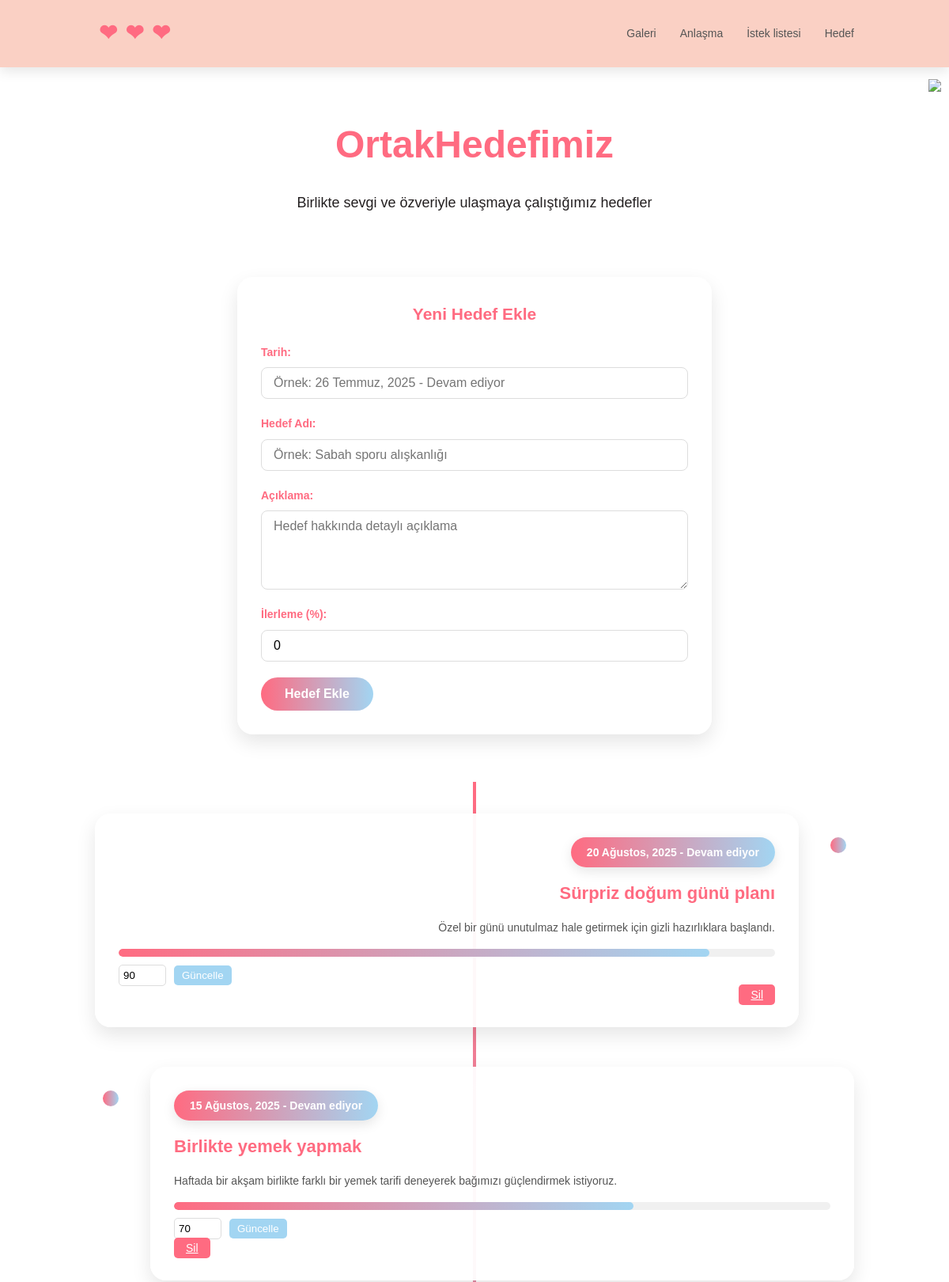
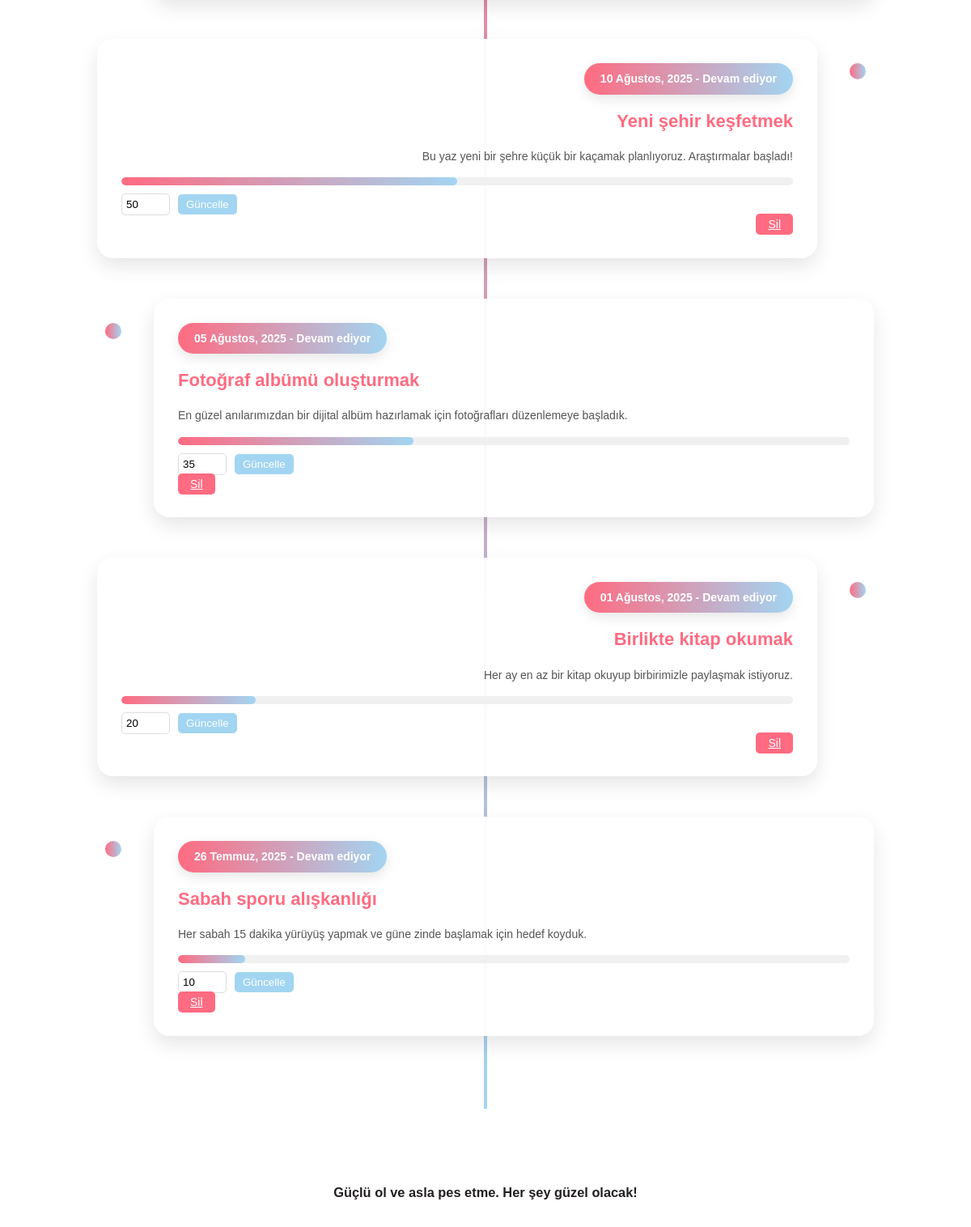
The page /hedef.php on the database its author committed (2 pictures, top to bottom).
### tables this page shows
CREATE TABLE goals (
    id INT AUTO_INCREMENT PRIMARY KEY,
    timeline_date VARCHAR(100) NOT NULL,
    timeline_title VARCHAR(255) NOT NULL,
    timeline_description TEXT,
    progress_bar INT CHECK (progress_bar >= 0 AND progress_bar <= 100)
);

### hedef.php (the view, shortened to what this page needs)
<?php
require_once 'conn.php';
try {
    $sql = "SELECT * FROM goals ORDER BY id DESC";
    $stmt = $pdo->query($sql);
    $goals = $stmt->fetchAll(PDO::FETCH_ASSOC);
} catch (PDOException $e) {
    die("Ошибка получения данных: " . $e->getMessage());
}
?>
    <?php include 'header.php'; ?>
    <section class="purpose-hero">
        <div class="container">
            <h1>Ortak<span class="heart">Hedefimiz</span></h1>
            <p>Birlikte sevgi ve özveriyle ulaşmaya çalıştığımız hedefler</p>
        </div>
    </section>
    <section class="container">
        <form class="add-goal-form" method="post" action="<?php echo htmlspecialchars($_SERVER['PHP_SELF']); ?>">
            <h2 style="color: #ff6b81; text-align: center; margin-bottom: 20px;">Yeni Hedef Ekle</h2>
            <div class="form-group">
                <label for="timeline_date">Tarih:</label>
                <input type="text" id="timeline_date" name="timeline_date" required placeholder="Örnek: 26 Temmuz, 2025 - Devam ediyor">
            </div>
            <div class="form-group">
                <label for="timeline_title">Hedef Adı:</label>
                <input type="text" id="timeline_title" name="timeline_title" required placeholder="Örnek: Sabah sporu alışkanlığı">
            </div>
            <div class="form-group">
                <label for="timeline_description">Açıklama:</label>
                <textarea id="timeline_description" name="timeline_description" required placeholder="Hedef hakkında detaylı açıklama"></textarea>
            </div>
            <div class="form-group">
                <label for="progress_bar">İlerleme (%):</label>
                <input type="number" id="progress_bar" name="progress_bar" min="0" max="100" required value="0">
            </div>
            <button type="submit" class="submit-btn" name="add_goal">Hedef Ekle</button>
        </form>
    </section>
    <section class="container">
        <div class="purpose-timeline">
            <?php if (count($goals) > 0): ?>
                <?php
                foreach($goals as $row):
                ?>
                <div class="timeline-item">
                    <div class="timeline-content">
                        <div class="timeline-date"><?php echo htmlspecialchars($row["timeline_date"]); ?></div>
                        <h3 class="timeline-title"><?php echo htmlspecialchars($row["timeline_title"]); ?></h3>
                        <p class="timeline-description"><?php echo htmlspecialchars($row["timeline_description"]); ?></p>
                        <div class="progress-container">
                            <div class="progress-bar" style="width: <?php echo $row["progress_bar"]; ?>%"></div>
                        </div>
                        <form class="progress-form" method="post" action="<?php echo htmlspecialchars($_SERVER['PHP_SELF']); ?>">
                            <input type="number" name="progress" min="0" max="100" value="<?php echo $row["progress_bar"]; ?>" class="progress-input">
                            <button type="submit" class="update-btn" name="update_progress">Güncelle</button>
                        </form>
                        <a href="?delete=<?php echo $row["id"]; ?>" class="delete-btn" onclick="return confirm('Bu hedefi silmek istediğinize emin misiniz?')">Sil</a>
                    </div>
                </div>
                <?php endforeach; ?>
            <?php else: ?>
                <p style="text-align: center; color: #ff6b81;">Henüz hedef eklenmemiş.</p>
            <?php endif; ?>
        </div>
    </section>
    <?php include 'footer.php'; ?>

### index_files/default.css (style rules this page uses)
body { margin:0;padding:0;background:rgba(255, 255, 255, 0.9);font-size:14px;font-family:'微软雅黑','宋体',sans-serif;color:#231F20;overflow:auto }
a { color:#000;font-size:14px; }

### hedef.php (style rules this page uses)
* { margin: 0; padding: 0; box-sizing: border-box; font-family: 'Arial', sans-serif; }
body { background: rgba(255, 255, 255, 0.9); color: #333; line-height: 1.6; }
.container { max-width: 1000px; margin: 0 auto; padding: 0 20px; }
.heart { color: #ff6b81; }
.purpose-hero { text-align: center; padding: 60px 0 40px; }
.purpose-hero h1 { font-size: 48px; color: #ff6b81; margin-bottom: 20px; }
.purpose-hero p { font-size: 18px; max-width: 600px; margin: 0 auto; }
.purpose-timeline { position: relative; padding: 40px 0; margin: 60px 0; }
.purpose-timeline::before { content: ''; position: absolute; top: 0; left: 50%; transform: translateX(-50%); width: 4px; height: 100%; background: linear-gradient(to bottom, #ff6b81, #a2d5f2); }
.timeline-item { position: relative; margin-bottom: 50px; width: 100%; }
.timeline-item:nth-child(odd) { padding-right: 50%; text-align: right; padding-right: 70px; }
.timeline-item:nth-child(even) { padding-left: 50%; text-align: left; padding-left: 70px; }
.timeline-content { background-color: rgba(255, 255, 255, 0.95); border-radius: 20px; padding: 30px; box-shadow: 0 10px 25px rgba(0, 0, 0, 0.1); position: relative; transition: transform 0.3s; }
.timeline-content::before { content: ''; position: absolute; width: 20px; height: 20px; background: linear-gradient(to right, #ff6b81, #a2d5f2); border-radius: 50%; top: 30px; }
.timeline-item:nth-child(odd) .timeline-content::before { right: -60px; }
.timeline-item:nth-child(even) .timeline-content::before { left: -60px; }
.timeline-date { display: inline-block; background: linear-gradient(to right, #ff6b81, #a2d5f2); color: white; padding: 8px 20px; border-radius: 50px; font-weight: bold; margin-bottom: 15px; box-shadow: 0 5px 15px rgba(0, 0, 0, 0.1); }
.timeline-title { font-size: 22px; color: #ff6b81; margin-bottom: 15px; }
.timeline-description { color: #555; margin-bottom: 10px; }
.progress-container { width: 100%; height: 10px; background-color: #f0f0f0; border-radius: 5px; margin-top: 15px; overflow: hidden; }
.progress-bar { height: 100%; background: linear-gradient(to right, #ff6b81, #a2d5f2); border-radius: 5px; transition: width 0.5s; }
.add-goal-form { background-color: rgba(255, 255, 255, 0.9); border-radius: 20px; padding: 30px; margin: 40px auto; max-width: 600px; box-shadow: 0 10px 25px rgba(0, 0, 0, 0.1); }
.form-group { margin-bottom: 20px; }
.form-group label { display: block; margin-bottom: 8px; color: #ff6b81; font-weight: bold; }
.form-group input, .form-group textarea, .form-group select { width: 100%; padding: 10px 15px; border: 1px solid #ddd; border-radius: 8px; font-size: 16px; }
.form-group textarea { height: 100px; resize: vertical; }
.submit-btn { background: linear-gradient(to right, #ff6b81, #a2d5f2); color: white; border: none; padding: 12px 30px; border-radius: 50px; font-size: 16px; font-weight: bold; cursor: pointer; transition: transform 0.3s, box-shadow 0.3s; }
.delete-btn { background-color: #ff6b81; color: white; border: none; padding: 5px 15px; border-radius: 5px; cursor: pointer; margin-top: 10px; transition: background-color 0.3s; }
.progress-form { display: flex; align-items: center; gap: 10px; margin-top: 10px; }
.progress-input { width: 60px; padding: 5px; border: 1px solid #ddd; border-radius: 5px; }
.update-btn { background-color: #a2d5f2; color: white; border: none; padding: 5px 10px; border-radius: 5px; cursor: pointer; transition: background-color 0.3s; }

### rows shown on the page
goals: timeline_date "20 Ağustos, 2025 - Devam ediyor", timeline_title "Sürpriz doğum günü planı", timeline_description "Özel bir günü unutulmaz hale getirmek için gizli hazırlıklara başlandı.", progress "90"
goals: timeline_date "15 Ağustos, 2025 - Devam ediyor", timeline_title "Birlikte yemek yapmak", timeline_description "Haftada bir akşam birlikte farklı bir yemek tarifi deneyerek bağımızı güçlendirmek istiyoruz.", progress "70"
goals: timeline_date "10 Ağustos, 2025 - Devam ediyor", timeline_title "Yeni şehir keşfetmek", timeline_description "Bu yaz yeni bir şehre küçük bir kaçamak planlıyoruz. Araştırmalar başladı!", progress "50"
goals: timeline_date "05 Ağustos, 2025 - Devam ediyor", timeline_title "Fotoğraf albümü oluşturmak", timeline_description "En güzel anılarımızdan bir dijital albüm hazırlamak için fotoğrafları düzenlemeye başladık.", progress "35"
goals: timeline_date "01 Ağustos, 2025 - Devam ediyor", timeline_title "Birlikte kitap okumak", timeline_description "Her ay en az bir kitap okuyup birbirimizle paylaşmak istiyoruz.", progress "20"
goals: timeline_date "26 Temmuz, 2025 - Devam ediyor", timeline_title "Sabah sporu alışkanlığı", timeline_description "Her sabah 15 dakika yürüyüş yapmak ve güne zinde başlamak için hedef koyduk.", progress "10"
